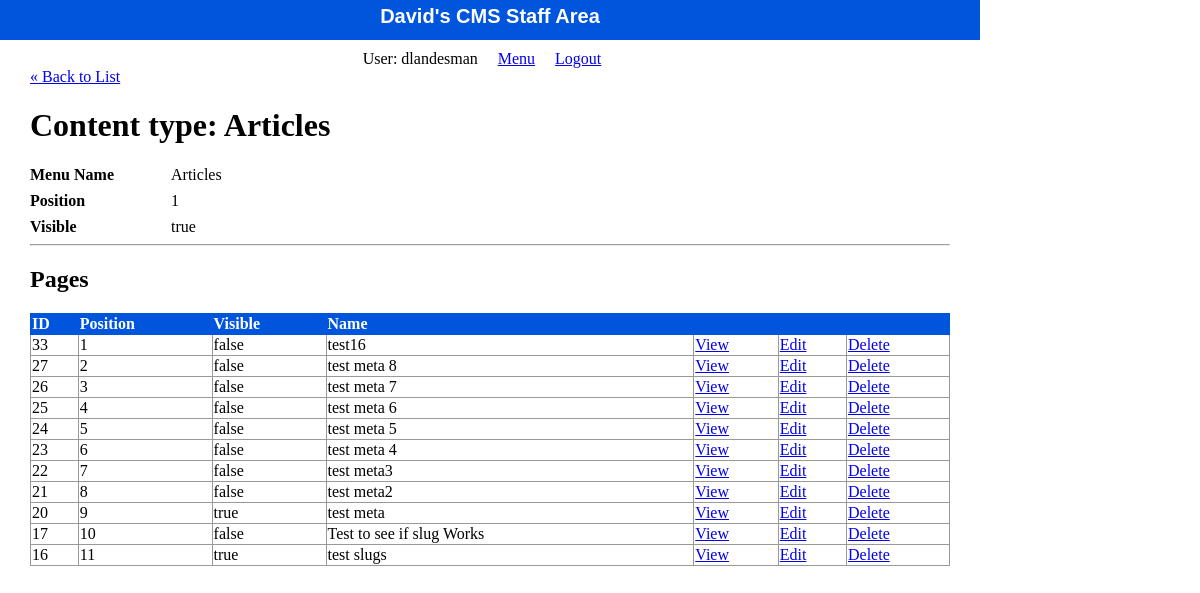
/staff/content_types/show.php (signed in), run on the app's committed database.
### tables this page shows
CREATE TABLE IF NOT EXISTS `content_types` (
  `id` int(11) NOT NULL AUTO_INCREMENT,
  `name` varchar(255) DEFAULT NULL,
  `position` int(3) DEFAULT NULL,
  `visible` tinyint(1) DEFAULT NULL,
  `slug` varchar(255) NOT NULL,
  PRIMARY KEY (`id`)
);

CREATE TABLE IF NOT EXISTS `pages` (
  `id` int(11) NOT NULL AUTO_INCREMENT,
  `content_type_id` int(11) DEFAULT NULL,
  `title` varchar(255) DEFAULT NULL,
  `position` int(3) DEFAULT NULL,
  `visible` tinyint(1) DEFAULT NULL,
  `content` text,
  `author_id` int(11) DEFAULT NULL,
  `slug` varchar(255) DEFAULT NULL,
  `created_at` timestamp NOT NULL DEFAULT CURRENT_TIMESTAMP,
  `updated_at` datetime NOT NULL DEFAULT CURRENT_TIMESTAMP ON UPDATE CURRENT_TIMESTAMP,
  PRIMARY KEY (`id`),
  UNIQUE KEY `unique_index_content_type_id_slug` (`content_type_id`,`slug`),
  KEY `fk_content_type_id` (`content_type_id`) USING BTREE,
  KEY `fk_author_id` (`author_id`)
);

### private/functions.php (called while the page is built, shortened)
<?php
function get_url($script_path) {
  return WWW_ROOT . $script_path;
}
function u($string="") {
  return urlencode($string);
}
function h($string="") {
  return htmlspecialchars($string);
}
?>

### private/database.php (called while the page is built, shortened)
<?php
  function db_escape($connection, $string) {
    return mysqli_real_escape_string($connection, $string);
  }
?>

### private/query_functions.php (called while the page is built, shortened)
<?php
  function find_content_type_by_id($id, $options=[]) {
    global $db;
    $visible = $options['visible'] ?? false;
    $sql = "SELECT * FROM content_types ";
    $sql .= "WHERE id='" . db_escape($db, $id) . "' ";
    $result = mysqli_query($db, $sql);
    $content_type = mysqli_fetch_assoc($result);
    return $content_type;
  }
  function find_pages_by_content_type_id($content_type_id, $options=[]) {
    global $db;
    $visible = $options['visible'] ?? false;
    $sql = "SELECT * FROM pages ";
    $sql .= "WHERE content_type_id='" . db_escape($db, $content_type_id) . "' ";
    $sql .= "ORDER BY position ASC";
    $result = mysqli_query($db, $sql);
    return $result;
  }
?>

### public/staff/content_types/show.php (the view, shortened to what this page needs)
<?php
$id = $_GET['id'] ?? '1';
$content_type = find_content_type_by_id($id);
$page_set = find_pages_by_content_type_id($id);
?>
<?php include(COMMON_PATH . '/staff_header.php'); ?>
<div id="content">
  <a class="back-link" href="<?php echo get_url('/staff/content_types/index.php'); ?>">&laquo; Back to List</a>
  <div class="content_type show">
    <h1>Content type: <?php echo h($content_type['name']); ?></h1>
    <div class="attributes">
      <dl>
        <dt>Menu Name</dt>
        <dd><?php echo h($content_type['name']); ?></dd>
      </dl>
      <dl>
        <dt>Position</dt>
        <dd><?php echo h($content_type['position']); ?></dd>
      </dl>
      <dl>
        <dt>Visible</dt>
        <dd><?php echo $content_type['visible'] == '1' ? 'true' : 'false'; ?></dd>
      </dl>
    </div>
    <hr />
    <div class="pages listing">
      <h2>Pages</h2>
      <table class="list">
        <tr>
          <th>ID</th>
          <th>Position</th>
          <th>Visible</th>
          <th>Name</th>
          <th>&nbsp;</th>
          <th>&nbsp;</th>
          <th>&nbsp;</th>
        </tr>
        <?php while($page = mysqli_fetch_assoc($page_set)) { ?>
          <tr>
            <td><?php echo h($page['id']); ?></td>
            <td><?php echo h($page['position']); ?></td>
            <td><?php echo $page['visible'] == 1 ? 'true' : 'false'; ?></td>
            <td><?php echo h($page['title']); ?></td>
            <td><a class="action" href="<?php echo get_url('/staff/pages/show.php?id=' . h(u($page['id']))); ?>">View</a></td>
            <td><a class="action" href="<?php echo get_url('/staff/pages/edit.php?id=' . h(u($page['id']))); ?>">Edit</a></td>
            <td><a class="action" href="<?php echo get_url('/staff/pages/delete.php?id=' . h(u($page['id']))); ?>">Delete</a></td>
          </tr>
        <?php } ?>
      </table>
    </div>
  </div>
</div>

### public/stylesheets/staff.css (style rules this page uses)
html { height: 100%; width: 100%; }
body { height: 980px; width: 100%; margin: 0; padding: 0; }
#content { width: 920px; min-height: 500px; padding: 0 30px; }
table { border-collapse: collapse; vertical-align: top; }
table.list { width: 100%; }
table.list tr td { border: 1px solid #999999; }
table.list tr th { border: 1px solid #0055DD; background: #0055DD; color: white; text-align: left; }
dl { clear: both; overflow: hidden; margin: 0.5em 0; }
dt { float: left; font-weight: bold; width: 125px; }
dd { float: left; margin-left: 1em; }

### data on the page
content_types: name "Articles", position "1"
pages: id "33", position "1", visible "false", title "test16"
pages: id "27", position "2", visible "false", title "test meta 8"
pages: id "26", position "3", visible "false", title "test meta 7"
pages: id "25", position "4", visible "false", title "test meta 6"
pages: id "24", position "5", visible "false", title "test meta 5"
pages: id "23", position "6", visible "false", title "test meta 4"
pages: id "22", position "7", visible "false", title "test meta3"
pages: id "21", position "8", visible "false", title "test meta2"
pages: id "20", position "9", visible "true", title "test meta"
pages: id "17", position "10", visible "false", title "Test to see if slug Works"
pages: id "16", position "11", visible "true", title "test slugs"

### other printed values
SITE_NAME "David's CMS"
$_SESSION['username'] "dlandesman"
